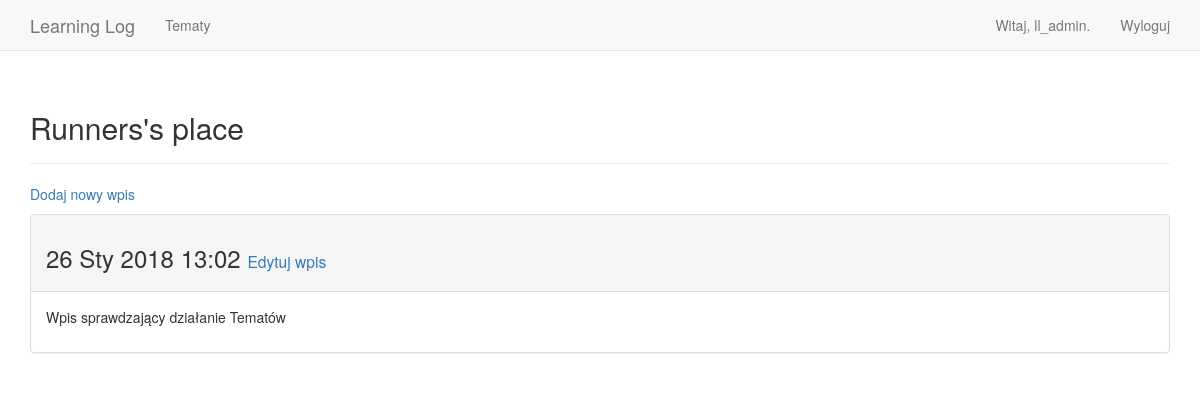
The page /topics/2/ (signed in) on the database its author committed.
### learning_logs/models.py (models this page shows, shortened)
class Topic(models.Model):
    text = models.CharField(max_length=200)
    date_added = models.DateTimeField(auto_now_add=True)
    owner = models.ForeignKey(User, on_delete=models.CASCADE)
    def __str__(self):
        return self.text

class Entry(models.Model):
    topic = models.ForeignKey(Topic, on_delete=models.CASCADE)
    text = models.TextField()
    date_added = models.DateTimeField(auto_now_add=True)
    class Meta:
        verbose_name_plural = 'entries'

### learning_logs/views.py (the view)
# urls.py: path('topics/<int:topic_id>/', views.topic, name='topic'),
@login_required
def topic(request, topic_id):
    topic = get_object_or_404(Topic, id=topic_id)
    '''Checking if the topic belongs to the current user.'''
    check_topic_owner(topic, request)
    entries = topic.entry_set.order_by('-date_added')
    context = {'topic': topic, 'entries': entries}
    return render(request, 'learning_logs/topic.html', context)

### learning_logs/views.py (called while the page is built)
def check_topic_owner(topic, request):
    if topic.owner != request.user:
        raise Http404

### learning_logs/templates/learning_logs/topic.html
{% extends 'learning_logs/base.html' %}
{% block header %}
  <h2>{{ topic }}</h2>
{% endblock header %}
{% block content %}
  <p>
    <a href="{% url 'learning_logs:new_entry' topic.id %}">Dodaj nowy wpis</a>
  </p>
  {% for entry in entries %}
    <div class="panel panel-default">
      <div class="panel-heading">
        <h3>
          {{ entry.date_added|date:'d M Y H:i' }}
          <small>
            <a href="{% url 'learning_logs:edit_entry' entry.id %}">Edytuj wpis</a>
          </small>
        </h3>
      </div>
      <div class="panel-body">
        {{ entry.text|linebreaks }}
      </div>
    </div>
  {% empty %}
    Nie ma jeszcze żadnego wpisu dla tego tematu.
  {% endfor %}
{% endblock content %}

### learning_logs/templates/learning_logs/base.html (shortened to what this page needs)
{% load bootstrap3 %}
<!DOCTYPE html>
<html lang="pl">
  <head>
    {% bootstrap_css %}
  </head>
  <body>
    <nav class="navbar navbar-default navbar-static-top">
      <div class="container">
        <div class="navbar-header">
          <a class="navbar-brand" href="{% url 'learning_logs:index' %}">Learning Log</a>
        </div>
        <div id="navbar" class="navbar-collapse collapse">
          <ul class="nav navbar-nav">
            <li><a href="{% url 'learning_logs:topics' %}">Tematy</a></li>
          </ul>
          <ul class="nav navbar-nav navbar-right">
            {% if user.is_authenticated %}
              <li><a>Witaj, {{ user.username }}.</a></li>
              <li><a href="{% url 'users:logout' %}">Wyloguj</a></li>
            {% else %}
              <li><a href="{% url 'users:register' %}">Rejestruj</a></li>
              <li><a href="{% url 'users:login' %}">Zaloguj</a></li>
            {% endif %}
          </ul>
        </div>
      </div>
    </nav>
    <div class="container">
      <div class="page-header">
        {% block header %}{% endblock %}
      </div>
      <div>
        {% block content %}{% endblock %}
      </div>
    </div>
  </body>
</html>

### rows shown on the page
Topic: text "Runners's place"
Entry: date_added "26 Sty 2018 13:02", text "Wpis sprawdzający działanie Tematów"

### other values the page prints
{{ user.username }} "ll_admin"
